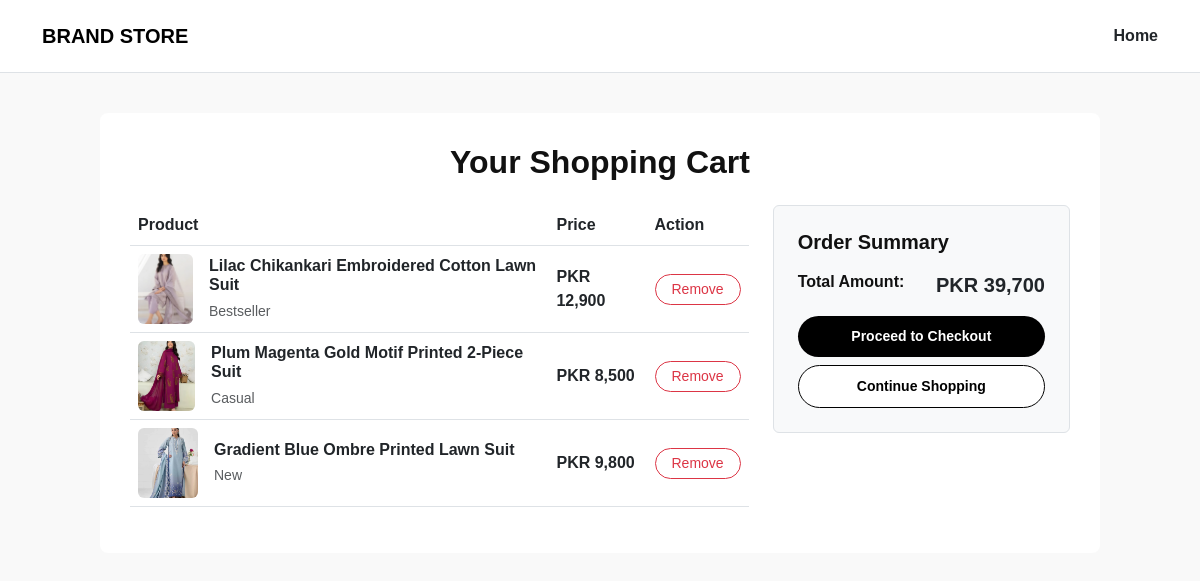
The page /cart on the database its author committed.
### app.py (models this page shows, shortened)
class CartItem(db.Model):
    id = db.Column(db.Integer, primary_key=True)
    product_id = db.Column(db.Integer, db.ForeignKey('product.id'), nullable=False)
    quantity = db.Column(db.Integer, default=1)
    product = db.relationship('Product', backref=db.backref('cart_items', lazy=True))

class Product(db.Model):
    id = db.Column(db.Integer, primary_key=True)
    title = db.Column(db.String(200), nullable=False)
    details = db.Column(db.String(500), nullable=False)
    price = db.Column(db.String(50), nullable=False)
    tag = db.Column(db.String(50), nullable=False)
    image = db.Column(db.String(200), nullable=False)
    category = db.Column(db.String(50), nullable=False) # e.g., 'home', '2pcs', '3pcs', etc.

### app.py (the view)
@app.route('/cart')
def view_cart():
    cart_items = CartItem.query.all()
    total_price = 0
    for item in cart_items:
        price_num = int(item.product.price.replace('PKR', '').replace(',', '').strip())
        total_price += price_num * item.quantity
    return render_template('cart.html', cart_items=cart_items, total_price=f"{total_price:,}")

### templates/cart.html (shortened to what this page needs)
<!DOCTYPE html>
<html lang="en">
<head>
    <link href="https://cdn.jsdelivr.net/npm/bootstrap@5.3.0/dist/css/bootstrap.min.css" rel="stylesheet">
</head>
<body>
    <nav class="navbar navbar-expand-lg navbar-light bg-white border-bottom py-3">
        <div class="container">
            <a class="navbar-brand fw-bold" href="/">BRAND STORE</a>
            <div class="ms-auto">
                <a href="/" class="text-dark text-decoration-none fw-semibold">Home</a>
            </div>
        </div>
    </nav>
    <div class="container">
        <div class="cart-container">
            <h2 class="fw-bold mb-4 text-center">Your Shopping Cart</h2>
            {% if cart_items %}
                <div class="row">
                    <div class="col-lg-8">
                        <table class="table align-middle">
                            <thead>
                                <tr>
                                    <th>Product</th>
                                    <th>Price</th>
                                    <th>Action</th>
                                </tr>
                            </thead>
                            <tbody>
                                {% for item in cart_items %}
                                <tr>
                                    <td>
                                        <div class="d-flex align-items-center">
                                            <img src="{{ url_for('static', filename=item.product.image) }}" width="60" height="70" class="object-fit-cover rounded me-3">
                                            <div>
                                                <h6 class="fw-bold mb-1">{{ item.product.title }}</h6>
                                                <small class="text-muted">{{ item.product.tag }}</small>
                                            </div>
                                        </div>
                                    </td>
                                    <td class="fw-semibold">{{ item.product.price }}</td>
                                    <td>
                                        <a href="{{ url_for('remove_from_cart', item_id=item.id) }}" class="btn btn-sm btn-outline-danger rounded-pill px-3">Remove</a>
                                    </td>
                                </tr>
                                {% endfor %}
                            </tbody>
                        </table>
                    </div>
                    <div class="col-lg-4">
                        <div class="p-4 bg-light rounded border">
                            <h5 class="fw-bold mb-3">Order Summary</h5>
                            <div class="d-flex justify-content-between mb-3">
                                <span class="fw-semibold">Total Amount:</span>
                                <span class="fw-bold text-dark fs-5">PKR {{ total_price }}</span>
                            </div>
                            <a href="{{ url_for('checkout') }}" class="btn-black-rounded mb-2">Proceed to Checkout</a>
                            <a href="{{ url_for('home') }}" class="btn-outline-rounded">Continue Shopping</a>
                        </div>
                    </div>
                </div>
            {% else %}
                <div class="text-center py-5">
                    <p class="text-muted fs-5">Your cart is empty.</p>
                    <a href="{{ url_for('home') }}" class="btn btn-dark rounded-pill px-4">Start Shopping</a>
                </div>
            {% endif %}
        </div>
    </div>
</body>
</html>

### templates/cart.html (style rules this page uses)
body { font-family: Arial, sans-serif; background-color: #f9f9f9; color: #111; }
.cart-container { max-width: 1000px; margin: 40px auto; background: #fff; padding: 30px; border-radius: 8px; box-shadow: 0 2px 10px rgba(0,0.05); }
.btn-black-rounded { background-color: #000; color: #fff; border-radius: 50px; padding: 10px 24px; font-size: 14px; font-weight: bold; width: 100%; text-align: center; display: block; text-decoration: none; transition: 0.3s; }
.btn-outline-rounded { border: 1px solid #000; color: #000; border-radius: 50px; padding: 10px 24px; font-size: 14px; font-weight: bold; width: 100%; text-align: center; display: block; text-decoration: none; background: #fff; transition: 0.3s; }

### rows shown on the page
CartItem: image (picture), product "Lilac Chikankari Embroidered Cotton Lawn Suit", product.tag "Bestseller", product.price "PKR 12,900"
CartItem: image (picture), product "Plum Magenta Gold Motif Printed 2-Piece Suit", product.tag "Casual", product.price "PKR 8,500"
CartItem: image (picture), product "Gradient Blue Ombre Printed Lawn Suit", product.tag "New", product.price "PKR 9,800"

### other values the page prints
{{ total_price }} "39,700"
